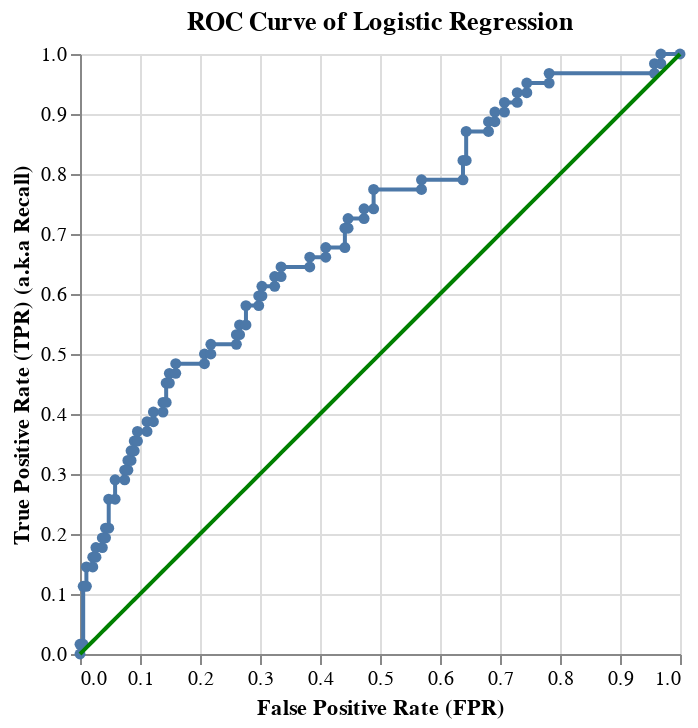

Notebook code cell kept with this figure:
### Code cell
classification_report, cmplot, roc_curve, roc_score = scores('Logistic Regression', rs_lr2, x_test, y_test )
roc_curve

### Figure 1 — Vega-Lite specification as saved in the notebook (floating-point values rounded to 4 significant figures)
{"config": {"view": {"continuousWidth": 400, "continuousHeight": 300}}, "layer": [{"mark": {"type": "line", "point": true}, "encoding": {"x": {"field": "fpr", "sort": null, "title": "False Positive Rate (FPR)", "type": "quantitative"}, "y": {"field": "tpr", "title": "True Positive Rate (TPR) (a.k.a Recall)", "type": "quantitative"}}, "title": "ROC Curve of Logistic Regression", "width": 300}, {"mark": {"type": "line", "color": "green"}, "encoding": {"size": {"value": 2}, "x": {"field": "fpr", "type": "quantitative"}, "y": {"field": "fpr", "type": "quantitative"}}, "title": "ROC Curve of Logistic Regression", "width": 300}], "data": {"name": "data-b4a2e1e2f4f8366b598f1d6cfd90336f"}, "$schema": "https://vega.github.io/schema/vega-lite/v4.17.0.json", "datasets": {"data-b4a2e1e2f4f8366b598f1d6cfd90336f": [{"fpr": 0.0, "tpr": 0.0}, {"fpr": 0.0, "tpr": 0.01613}, {"fpr": 0.005319, "tpr": 0.01613}, {"fpr": 0.005319, "tpr": 0.1129}, {"fpr": 0.01064, "tpr": 0.1129}, {"fpr": 0.01064, "tpr": 0.1452}, {"fpr": 0.02128, "tpr": 0.1452}, {"fpr": 0.02128, "tpr": 0.1613}, {"fpr": 0.0266, "tpr": 0.1613}, {"fpr": 0.0266, "tpr": 0.1774}, {"fpr": 0.03723, "tpr": 0.1774}, {"fpr": 0.03723, "tpr": 0.1935}, {"fpr": 0.04255, "tpr": 0.1935}, {"fpr": 0.04255, "tpr": 0.2097}, {"fpr": 0.04787, "tpr": 0.2097}, {"fpr": 0.04787, "tpr": 0.2581}, {"fpr": 0.05851, "tpr": 0.2581}, {"fpr": 0.05851, "tpr": 0.2903}, {"fpr": 0.07447, "tpr": 0.2903}, {"fpr": 0.07447, "tpr": 0.3065}, {"fpr": 0.07979, "tpr": 0.3065}, {"fpr": 0.07979, "tpr": 0.3226}, {"fpr": 0.08511, "tpr": 0.3226}, {"fpr": 0.08511, "tpr": 0.3387}, {"fpr": 0.09043, "tpr": 0.3387}, {"fpr": 0.09043, "tpr": 0.3548}, {"fpr": 0.09574, "tpr": 0.3548}, {"fpr": 0.09574, "tpr": 0.371}, {"fpr": 0.1117, "tpr": 0.371}, {"fpr": 0.1117, "tpr": 0.3871}, {"fpr": 0.1223, "tpr": 0.3871}, {"fpr": 0.1223, "tpr": 0.4032}, {"fpr": 0.1383, "tpr": 0.4032}, {"fpr": 0.1383, "tpr": 0.4194}, {"fpr": 0.1436, "tpr": 0.4194}, {"fpr": 0.1436, "tpr": 0.4516}, {"fpr": 0.1489, "tpr": 0.4516}, {"fpr": 0.1489, "tpr": 0.4677}, {"fpr": 0.1596, "tpr": 0.4677}, {"fpr": 0.1596, "tpr": 0.4839}, {"fpr": 0.2074, "tpr": 0.4839}, {"fpr": 0.2074, "tpr": 0.5}, {"fpr": 0.2181, "tpr": 0.5}, {"fpr": 0.2181, "tpr": 0.5161}, {"fpr": 0.2606, "tpr": 0.5161}, {"fpr": 0.2606, "tpr": 0.5323}, {"fpr": 0.266, "tpr": 0.5323}, {"fpr": 0.266, "tpr": 0.5484}, {"fpr": 0.2766, "tpr": 0.5484}, {"fpr": 0.2766, "tpr": 0.5806}, {"fpr": 0.2979, "tpr": 0.5806}, {"fpr": 0.2979, "tpr": 0.5968}, {"fpr": 0.3032, "tpr": 0.5968}, {"fpr": 0.3032, "tpr": 0.6129}, {"fpr": 0.3245, "tpr": 0.6129}, {"fpr": 0.3245, "tpr": 0.629}, {"fpr": 0.3351, "tpr": 0.629}, {"fpr": 0.3351, "tpr": 0.6452}, {"fpr": 0.383, "tpr": 0.6452}, {"fpr": 0.383, "tpr": 0.6613}, {"fpr": 0.4096, "tpr": 0.6613}, {"fpr": 0.4096, "tpr": 0.6774}, {"fpr": 0.4415, "tpr": 0.6774}, {"fpr": 0.4415, "tpr": 0.7097}, {"fpr": 0.4468, "tpr": 0.7097}, {"fpr": 0.4468, "tpr": 0.7258}, {"fpr": 0.4734, "tpr": 0.7258}, {"fpr": 0.4734, "tpr": 0.7419}, {"fpr": 0.4894, "tpr": 0.7419}, {"fpr": 0.4894, "tpr": 0.7742}, {"fpr": 0.5691, "tpr": 0.7742}, {"fpr": 0.5691, "tpr": 0.7903}, {"fpr": 0.6383, "tpr": 0.7903}, {"fpr": 0.6383, "tpr": 0.8226}, {"fpr": 0.6436, "tpr": 0.8226}, {"fpr": 0.6436, "tpr": 0.871}, {"fpr": 0.6809, "tpr": 0.871}, {"fpr": 0.6809, "tpr": 0.8871}, {"fpr": 0.6915, "tpr": 0.8871}, {"fpr": 0.6915, "tpr": 0.9032}, {"fpr": 0.7074, "tpr": 0.9032}, {"fpr": 0.7074, "tpr": 0.9194}, {"fpr": 0.7287, "tpr": 0.9194}, {"fpr": 0.7287, "tpr": 0.9355}, {"fpr": 0.7447, "tpr": 0.9355}, {"fpr": 0.7447, "tpr": 0.9516}, {"fpr": 0.7819, "tpr": 0.9516}, {"fpr": 0.7819, "tpr": 0.9677}, {"fpr": 0.9574, "tpr": 0.9677}, {"fpr": 0.9574, "tpr": 0.9839}, {"fpr": 0.9681, "tpr": 0.9839}, {"fpr": 0.9681, "tpr": 1.0}, {"fpr": 1.0, "tpr": 1.0}]}}
